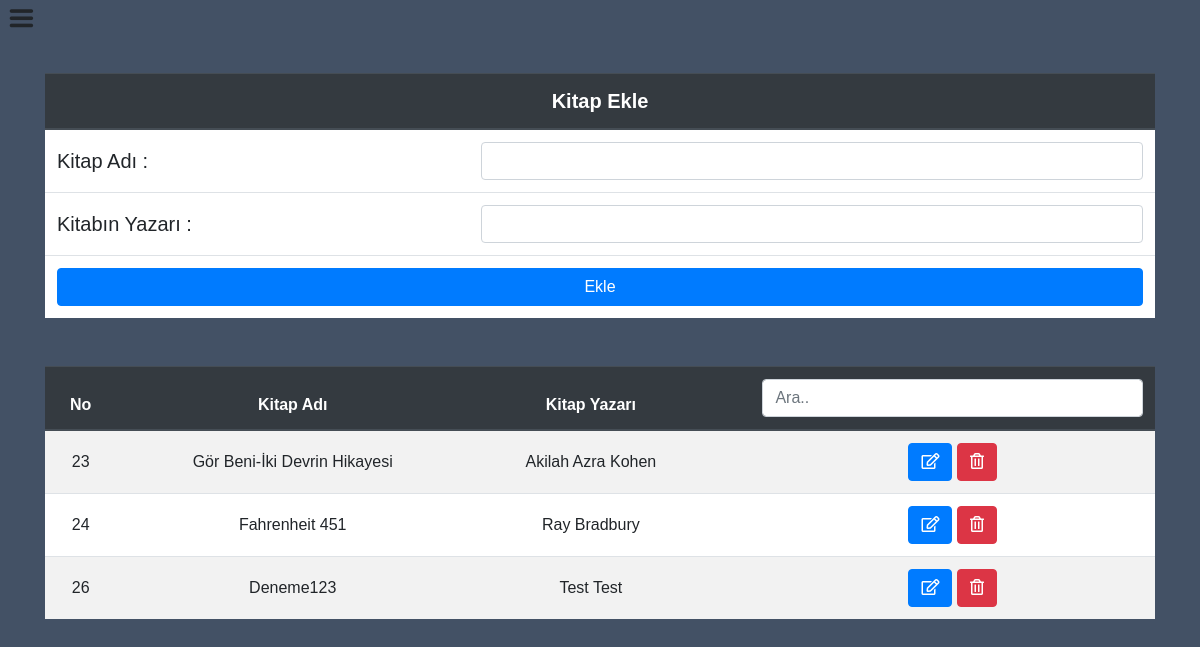
The page /kitap (signed in) on the database its author committed.
### tables this page shows
CREATE TABLE `kitap` (
  `id` int(11) NOT NULL,
  `ad` varchar(100) NOT NULL,
  `yazar` varchar(100) NOT NULL
);

### kitap/index.php (the view, shortened to what this page needs)
<?php
include("../baglan.php");
?>
<!DOCTYPE html>
<head>
    <link rel="stylesheet" href="https://stackpath.bootstrapcdn.com/bootstrap/4.3.1/css/bootstrap.min.css">
    <link rel="stylesheet" href="../css/pushy.css">
    <link rel="stylesheet" href="https://use.fontawesome.com/releases/v5.8.1/css/all.css">
    <link rel="stylesheet" href="../css/font-endustri-manavgat.css" type="text/css">
</head>
<body>
        <div id="container" class="px-2">
            <div class="menu-btn">
                <i style="font-size: 25px; cursor: pointer" class="icon-menu"></i>
            </div>
            <div class="container my-5">
                <form action="" method="post">
                <table class="table text-nowrap" style="font-size:20px">
                <thead class="thead-dark">
                <tr>
                <th style="text-align:center" colspan="2">Kitap Ekle</th>
                </tr>
                </thead>
                <tbody class="bg-white">
                <tr>
                <td>Kitap Adı :</td>
                <td><input type="text" name="kitap_ad" class="form-control" autocomplete="off" maxlength="100"></td>
                </tr>
                <tr>
                <td>Kitabın Yazarı :</td>
                <td><input type="text" name="kitap_yazar" class="form-control" autocomplete="off" maxlength="100"></td>
                </tr>
                <tr>
                <td colspan="2"><input class="btn btn-primary w-100"  type="submit" value="Ekle"></td>
                </tr>
                </tbody>
                </table>
                </form>
                </div>
<div class="container">
<table class="table table-responsive-sm table-striped text-center">
<thead class="thead-dark">
    <tr>
        <th>No</th>
        <th>Kitap Adı</th>
        <th>Kitap Yazarı</th>
        <th></th>
        <th><input class="form-control aramakutu" type="text" id="cubukara" placeholder="Ara.."></th>
    </tr>
</thead>
<?php
$sorgu = $baglanti->query("SELECT * FROM kitap");
echo "<tbody id='tabloicerik' class='bg-white'>";
while ($sonuc = $sorgu->fetch_assoc()) {
$id = $sonuc['id'];
$kitap_ad = $sonuc['ad'];
$kitap_yazar = $sonuc['yazar'];
?>
    <tr>
        <td><?php echo $id;  ?></td>
        <td><?php echo $kitap_ad; ?></td>
        <td><?php echo $kitap_yazar; ?></td>
        <td></td>
        <td><a href="duzenle.php?id=<?php echo $id; ?>" class="btn btn-primary"><i class="far fa-edit"></i></a>
        <a href="sil.php?id=<?php echo $id; ?>" class="btn btn-danger"><i class="far fa-trash-alt"></i></a></td>
    </tr>
<?php
}
echo "</tbody>";
?>
</table>
        </div>
        </div>
</body>
</html>

### css/pushy.css (style rules this page uses)
html, body { margin: 0; padding: 0; font-family: sans-serif; background: #435165; overflow-x: hidden; height: 100%; -webkit-overflow-scrolling: touch; }
.table td, .table th { vertical-align: middle; }
.menu-btn { width: 25px; height: 25px; }
#container, .pushy, .push { transition: transform .4s cubic-bezier(.25,.46,.45,.94),ease background .5s; -webkit-transition: -webkit-transform .4s cubic-bezier(.25,.46,.45,.94),ease background .5s; }

### rows shown on the page
kitap: id "23", ad "Gör Beni-İki Devrin Hikayesi", yazar "Akilah Azra Kohen"
kitap: id "24", ad "Fahrenheit 451", yazar "Ray Bradbury"
kitap: id "26", ad "Deneme123", yazar "Test Test"
